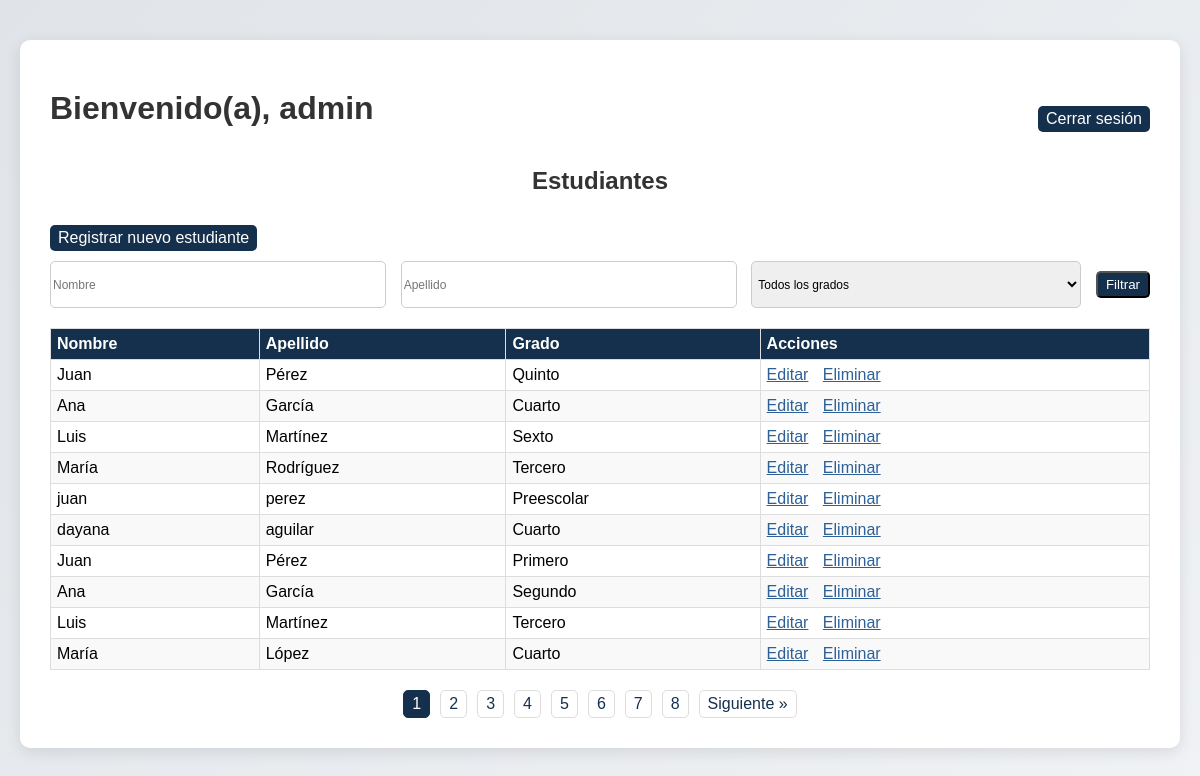
/ (signed in), run on the app's committed database.
### tables this page shows
CREATE TABLE usuarios (
        id INTEGER PRIMARY KEY AUTOINCREMENT,
        username TEXT NOT NULL UNIQUE,
        password TEXT NOT NULL
    );

CREATE TABLE estudiantes (
        id INTEGER PRIMARY KEY AUTOINCREMENT,
        nombre TEXT NOT NULL,
        apellido TEXT NOT NULL,
        fecha_nacimiento DATE NOT NULL,
        grado TEXT NOT NULL,
        genero TEXT,
        fecha_inscripcion DATE NOT NULL,
        estado TEXT NOT NULL,
        nombre_acudiente TEXT NOT NULL,
        telefono_acudiente TEXT,
        correo_acudiente TEXT,
        direccion_acudiente TEXT
    );

### app.py (the view)
@app.route('/')
@login_required
def index():
    nombre = request.args.get('nombre', '')
    apellido = request.args.get('apellido', '')
    grado = request.args.get('grado', '')
    page = int(request.args.get('page', 1))
    per_page = 10
    conn = get_db_connection()
    query = 'SELECT * FROM estudiantes WHERE 1=1'
    params = []
    if nombre:
        query += ' AND nombre LIKE ?'
        params.append(f'%{nombre}%')
    if apellido:
        query += ' AND apellido LIKE ?'
        params.append(f'%{apellido}%')
    if grado:
        query += ' AND grado = ?'
        params.append(grado)
    total_estudiantes = conn.execute(query, params).fetchall()
    total_pages = (len(total_estudiantes) + per_page - 1) // per_page
    query += ' LIMIT ? OFFSET ?'
    params.extend([per_page, (page - 1) * per_page])
    estudiantes = conn.execute(query, params).fetchall()
    conn.close()
    return render_template('index.html', estudiantes=estudiantes, page=page, total_pages=total_pages)

### app.py (called while the page is built)
@login_manager.user_loader
def load_user(user_id):
    conn = get_db_connection()
    user = conn.execute('SELECT * FROM usuarios WHERE id = ?', (user_id,)).fetchone()
    conn.close()
    if user:
        return User(user['id'], user['username'], user['password'])
    return None

def get_db_connection():
    conn = sqlite3.connect('colegio.db')
    conn.row_factory = sqlite3.Row
    return conn

### templates/index.html (shortened to what this page needs)
<!DOCTYPE html>
<html lang="es">
<head>
</head>
<body>
    <div class="container">
        <div class="header">
            <h1>Bienvenido(a), {{ current_user.username }}</h1>
            <a href="{{ url_for('logout') }}" class="logout">Cerrar sesión</a>
        </div>
        <h2>Estudiantes</h2>
        <a href="{{ url_for('crear') }}" class="btn">Registrar nuevo estudiante</a>
        <form method="GET" action="{{ url_for('index') }}" class="filters">
            <input type="text" name="nombre" placeholder="Nombre" value="{{ request.args.get('nombre', '') }}">
            <input type="text" name="apellido" placeholder="Apellido" value="{{ request.args.get('apellido', '') }}">
            <select name="grado">
                <option value="">Todos los grados</option>
            </select>
            <button type="submit" class="btn">Filtrar</button>
        </form>
        <table>
            <thead>
                <tr>
                    <th>Nombre</th>
                    <th>Apellido</th>
                    <th>Grado</th>
                    <th>Acciones</th>
                </tr>
            </thead>
            <tbody>
                {% for estudiante in estudiantes %}
                <tr>
                    <td>{{ estudiante.nombre }}</td>
                    <td>{{ estudiante.apellido }}</td>
                    <td>{{ estudiante.grado }}</td>
                    <td class="actions">
                        <a href="{{ url_for('editar', id=estudiante.id) }}">Editar</a>
                        <a href="{{ url_for('eliminar', id=estudiante.id) }}" onclick="return confirm('¿Estás seguro de que deseas eliminar este estudiante?');">Eliminar</a>
                    </td>
                </tr>
                {% endfor %}
            </tbody>
        </table>
        <div class="pagination">
            {% for p in range(1, total_pages + 1) %}
                <a href="{{ url_for('index', page=p, nombre=request.args.get('nombre'), apellido=request.args.get('apellido'), grado=request.args.get('grado')) }}" class="{% if p == page %}active{% endif %}">{{ p }}</a>
            {% endfor %}
            {% if page < total_pages %}
                <a href="{{ url_for('index', page=page+1, nombre=request.args.get('nombre'), apellido=request.args.get('apellido'), grado=request.args.get('grado')) }}">Siguiente &raquo;</a>
            {% endif %}
        </div>
    </div>
</body>
</html>

### templates/index.html (style rules this page uses)
body { font-family: 'Arial', sans-serif; background: linear-gradient(135deg, #e0e4e8, #f0f2f5); margin: 0; padding: 20px; display: flex; justify-content: center; align-items: flex-start; min-height: 100vh; }
.container { max-width: 1200px; width: 100%; background-color: #fff; padding: 30px; border-radius: 10px; box-shadow: 0 4px 15px rgba(0, 0, 0, 0.1); animation: fadeIn 1s ease-in-out; margin-top: 20px; }
h1, h2 { color: #333; text-align: center; margin: 0 0 20px 0; }
.header { display: flex; justify-content: space-between; align-items: center; margin-bottom: 20px; margin-top: 20px; }
.header a { color: #fff; text-decoration: none; padding: 4px 8px; border-radius: 5px; background-color: #15304d; transition: background-color 0.3s ease, transform 0.3s ease; }
.btn { display: inline-block; padding: 4px 8px; margin: 10px 0; background-color: #15304d; color: white; text-align: center; border-radius: 5px; text-decoration: none; transition: background-color 0.3s ease, transform 0.3s ease; }
.filters { display: flex; justify-content: space-between; margin-bottom: 20px; gap: 10px; }
.filters input, .filters select { padding: 2px; border: 1px solid #ccc; border-radius: 5px; font-size: 12px; width: 30%; }
table { width: 100%; border-collapse: collapse; margin-top: 20px; }
table, th, td { border: 1px solid #ddd; }
th, td { padding: 6px; text-align: left; }
th { background-color: #15304d; color: white; }
tr:nth-child(even) { background-color: #f9f9f9; }
.actions a { color: #2d6096; margin-right: 10px; transition: color 0.3s ease; }
.logout { display: inline-block; padding: 4px 8px; background-color: #f44336; color: white; text-align: center; border-radius: 5px; text-decoration: none; transition: background-color 0.3s ease, transform 0.3s ease; }
.pagination { display: flex; justify-content: center; margin-top: 20px; }
.pagination a { color: #15304d; padding: 4px 8px; text-decoration: none; border: 1px solid #ddd; margin: 0 5px; border-radius: 5px; transition: background-color 0.3s ease, transform 0.3s ease; }
.pagination .active { background-color: #15304d; color: white; border: 1px solid #15304d; }

### data on the page
usuarios: username "admin"
estudiantes: nombre "Juan", apellido "Pérez", grado "Quinto"
estudiantes: nombre "Ana", apellido "García", grado "Cuarto"
estudiantes: nombre "Luis", apellido "Martínez", grado "Sexto"
estudiantes: nombre "María", apellido "Rodríguez", grado "Tercero"
estudiantes: nombre "juan", apellido "perez", grado "Preescolar"
estudiantes: nombre "dayana", apellido "aguilar", grado "Cuarto"
estudiantes: nombre "Juan", apellido "Pérez", grado "Primero"
estudiantes: nombre "Ana", apellido "García", grado "Segundo"
estudiantes: nombre "Luis", apellido "Martínez", grado "Tercero"
estudiantes: nombre "María", apellido "López", grado "Cuarto"

### other printed values
{{ p }} "1" "2" "3" "4" "5" "6" "7" "8"
